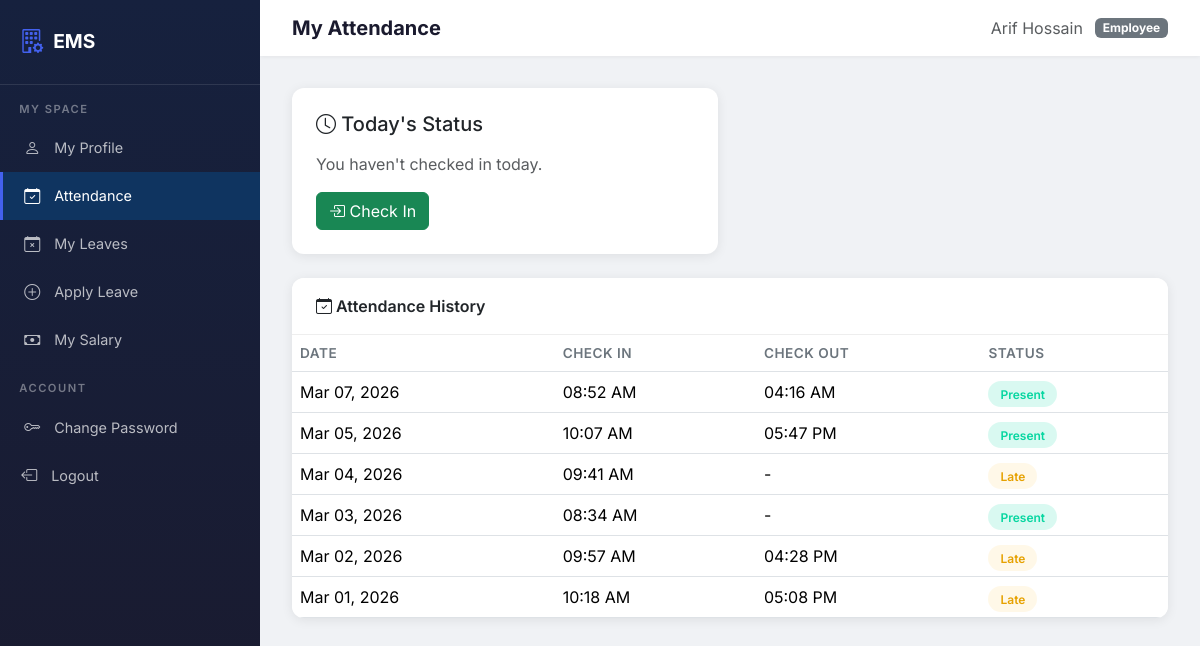
The app's page /attendance/my-attendance/ (signed in) with its own data.
### attendance/models.py (models this page shows, shortened)
class Attendance(models.Model):
    STATUS_CHOICES = [
        ('present', 'Present'),
        ('late', 'Late'),
        ('absent', 'Absent'),
    ]
    employee = models.ForeignKey(
        Employee, on_delete=models.CASCADE, related_name='attendances'
    )
    date = models.DateField()
    check_in = models.TimeField(null=True, blank=True)
    check_out = models.TimeField(null=True, blank=True)
    status = models.CharField(max_length=10, choices=STATUS_CHOICES, default='present')
    class Meta:
        ordering = ['-date']
        unique_together = ['employee', 'date']

### attendance/views.py (the view)
# urls.py: path('my-attendance/', views.my_attendance, name='my_attendance'),
@login_required
def my_attendance(request):
    employee = get_object_or_404(Employee, user=request.user)
    today = timezone.localdate()
    queryset = Attendance.objects.filter(employee=employee).order_by('-date')
    today_record = Attendance.objects.filter(employee=employee, date=today).first()
    paginator = Paginator(queryset, 15)
    page_number = request.GET.get('page')
    page_obj = paginator.get_page(page_number)
    return render(request, 'attendance/my_attendance.html', {
        'attendances': page_obj,
        'page_obj': page_obj,
        'is_paginated': page_obj.has_other_pages(),
        'today_record': today_record,
        'employee': employee,
    })

### templates/attendance/my_attendance.html (shortened to what this page needs)
{% extends 'base.html' %}
{% block page_title %}My Attendance{% endblock %}
{% block content %}
<div class="row g-4 mb-4">
    <div class="col-md-6">
        <div class="stat-card">
            <h5 class="mb-3"><i class="bi bi-clock"></i> Today's Status</h5>
            {% if today_record %}
            <div class="d-flex justify-content-between align-items-center">
                <div>
                    <p class="mb-1">Check In: <strong>{{ today_record.check_in|time:"h:i A" }}</strong></p>
                    <p class="mb-1">Check Out: <strong>{{ today_record.check_out|time:"h:i A"|default:"Not yet"}}</strong></p>
                    <span class="badge-status badge-{{ today_record.status }}">{{ today_record.get_status_display }}</span>
                </div>
                {% if not today_record.check_out %}
                <form method="post" action="{% url 'attendance:check_out' %}">
                    {% csrf_token %}
                    <button type="submit" class="btn btn-danger"><i class="bi bi-box-arrow-right"></i> Check
                        Out</button>
                </form>
                {% endif %}
            </div>
            {% else %}
            <p class="text-muted mb-3">You haven't checked in today.</p>
            <form method="post" action="{% url 'attendance:check_in' %}">
                <button type="submit" class="btn btn-success"><i class="bi bi-box-arrow-in-right"></i> Check In</button>
            </form>
            {% endif %}
        </div>
    </div>
</div>
<div class="table-card">
    <div class="card-header"><i class="bi bi-calendar-check"></i> Attendance History</div>
    <div class="table-responsive">
        <table class="table table-hover mb-0">
            <thead>
                <tr>
                    <th>Date</th>
                    <th>Check In</th>
                    <th>Check Out</th>
                    <th>Status</th>
                </tr>
            </thead>
            <tbody>
                {% for att in attendances %}
                <tr>
                    <td>{{ att.date|date:"M d, Y" }}</td>
                    <td>{{ att.check_in|time:"h:i A"|default:"-" }}</td>
                    <td>{{ att.check_out|time:"h:i A"|default:"-" }}</td>
                    <td><span class="badge-status badge-{{ att.status }}">{{ att.get_status_display }}</span></td>
                </tr>
                {% empty %}
                <tr>
                    <td colspan="4" class="text-center text-muted py-4">No attendance records yet.</td>
                </tr>
                {% endfor %}
            </tbody>
        </table>
    </div>
</div>
{% endblock %}

### templates/base.html (shortened to what this page needs)
{% load static %}
<!DOCTYPE html>
<html lang="en">
<head>
    <link href="https://cdn.jsdelivr.net/npm/bootstrap@5.3.2/dist/css/bootstrap.min.css" rel="stylesheet">
    <link href="https://cdn.jsdelivr.net/npm/bootstrap-icons@1.11.2/font/bootstrap-icons.min.css" rel="stylesheet">
    <link rel="stylesheet" href="{% static 'css/style.css' %}">
</head>
<body>
    {% if user.is_authenticated %}
    <nav class="sidebar">
        <div class="brand">
            <i class="bi bi-building-gear"></i>
            <h4>EMS</h4>
        </div>
        {% if user.is_staff %}
        <div class="nav-section">Main</div>
        <a href="{% url 'dashboard:home' %}"
            class="nav-link {% if request.resolver_match.app_name == 'dashboard' %}active{% endif %}">
            <i class="bi bi-speedometer2"></i> Dashboard
        </a>
        <div class="nav-section">Management</div>
        <a href="{% url 'employees:list' %}"
            class="nav-link {% if request.resolver_match.app_name == 'employees' and 'my_' not in request.resolver_match.url_name %}active{% endif %}">
            <i class="bi bi-people"></i> Employees
        </a>
        <a href="{% url 'departments:list' %}"
            class="nav-link {% if request.resolver_match.app_name == 'departments' %}active{% endif %}">
            <i class="bi bi-diagram-3"></i> Departments
        </a>
        <a href="{% url 'employees:salary_list' %}"
            class="nav-link {% if 'salary' in request.resolver_match.url_name %}active{% endif %}">
            <i class="bi bi-cash-stack"></i> Salary
        </a>
        <div class="nav-section">Tracking</div>
        <a href="{% url 'attendance:admin_attendance' %}"
            class="nav-link {% if request.resolver_match.app_name == 'attendance' %}active{% endif %}">
            <i class="bi bi-calendar-check"></i> Attendance
        </a>
        <a href="{% url 'leaves:admin_list' %}"
            class="nav-link {% if request.resolver_match.app_name == 'leaves' %}active{% endif %}">
            <i class="bi bi-calendar-x"></i> Leaves
        </a>
        {% else %}
        <div class="nav-section">My Space</div>
        <a href="{% url 'employees:my_profile' %}"
            class="nav-link {% if request.resolver_match.url_name == 'my_profile' %}active{% endif %}">
            <i class="bi bi-person"></i> My Profile
        </a>
        <a href="{% url 'attendance:my_attendance' %}"
            class="nav-link {% if request.resolver_match.app_name == 'attendance' %}active{% endif %}">
            <i class="bi bi-calendar-check"></i> Attendance
        </a>
        <a href="{% url 'leaves:my_leaves' %}"
            class="nav-link {% if request.resolver_match.url_name == 'my_leaves' %}active{% endif %}">
            <i class="bi bi-calendar-x"></i> My Leaves
        </a>
        <a href="{% url 'leaves:apply' %}"
            class="nav-link {% if request.resolver_match.url_name == 'apply' %}active{% endif %}">
            <i class="bi bi-plus-circle"></i> Apply Leave
        </a>
        <a href="{% url 'employees:my_salary' %}"
            class="nav-link {% if request.resolver_match.url_name == 'my_salary' %}active{% endif %}">
            <i class="bi bi-cash"></i> My Salary
        </a>
        {% endif %}
        <div class="nav-section">Account</div>
        <a href="{% url 'accounts:password_change' %}" class="nav-link">
            <i class="bi bi-key"></i> Change Password
        </a>
        <form method="post" action="{% url 'accounts:logout' %}" class="m-0 p-0">
            <button type="submit" class="nav-link w-100 text-start border-0 bg-transparent" style="cursor:pointer;">
                <i class="bi bi-box-arrow-left"></i> Logout
            </button>
        </form>
    </nav>
    <div class="main-content">
        <div class="topbar">
            <h5 class="page-title">{% block page_title %}Dashboard{% endblock %}</h5>
            <div class="user-info">
                <span class="text-muted">{{ user.get_full_name|default:user.username }}</span>
                <span class="badge bg-{% if user.is_staff %}primary{% else %}secondary{% endif %}">
                    {% if user.is_staff %}Admin{% else %}Employee{% endif %}
                </span>
            </div>
        </div>
        <div class="content-wrapper">
            {% block content %}{% endblock %}
        </div>
    </div>
    {% else %}
    {% block login_content %}{% endblock %}
    {% endif %}
</body>
</html>

### static/css/style.css (style rules this page uses)
:root { --primary: #4361ee; --primary-dark: #3a56d4; --secondary: #7209b7; --success: #06d6a0; --warning: #ffd166; --danger: #ef476f; --dark: #1a1a2e; --sidebar-bg: #16213e; --sidebar-hover: #0f3460; --body-bg: #f0f2f5; --card-shadow: 0 2px 12px rgba(0, 0, 0, 0.08); }
body { background-color: var(--body-bg); font-family: 'Inter', 'Segoe UI', sans-serif; min-height: 100vh; }
.sidebar { background: linear-gradient(180deg, var(--sidebar-bg) 0%, var(--dark) 100%); min-height: 100vh; width: 260px; position: fixed; top: 0; left: 0; z-index: 1000; padding-top: 0; transition: all 0.3s ease; overflow-y: auto; }
.sidebar .brand { padding: 1.5rem 1.2rem; border-bottom: 1px solid rgba(255, 255, 255, 0.1); display: flex; align-items: center; gap: 10px; }
.sidebar .brand h4 { color: #fff; margin: 0; font-weight: 700; font-size: 1.2rem; }
.sidebar .brand i { font-size: 1.5rem; color: var(--primary); }
.sidebar .nav-link { color: rgba(255, 255, 255, 0.7); padding: 0.75rem 1.2rem; display: flex; align-items: center; gap: 12px; font-size: 0.9rem; border-left: 3px solid transparent; transition: all 0.2s ease; }
.sidebar .nav-link:hover, .sidebar .nav-link.active { color: #fff; background: var(--sidebar-hover); border-left-color: var(--primary); }
.sidebar .nav-link i { width: 20px; text-align: center; font-size: 1rem; }
.sidebar .nav-section { color: rgba(255, 255, 255, 0.4); padding: 1rem 1.2rem 0.4rem; font-size: 0.7rem; text-transform: uppercase; letter-spacing: 1.5px; font-weight: 600; }
.main-content { margin-left: 260px; min-height: 100vh; }
.topbar { background: #fff; padding: 1rem 2rem; box-shadow: 0 1px 4px rgba(0, 0, 0, 0.06); display: flex; justify-content: space-between; align-items: center; position: sticky; top: 0; z-index: 999; }
.topbar .page-title { font-weight: 700; font-size: 1.25rem; color: var(--dark); margin: 0; }
.topbar .user-info { display: flex; align-items: center; gap: 12px; }
.content-wrapper { padding: 2rem; }
.stat-card { background: #fff; border-radius: 12px; padding: 1.5rem; box-shadow: var(--card-shadow); border: none; transition: transform 0.2s ease, box-shadow 0.2s ease; }
.table-card { background: #fff; border-radius: 12px; box-shadow: var(--card-shadow); overflow: hidden; }
.table-card .card-header { background: #fff; border-bottom: 1px solid #eee; padding: 1rem 1.5rem; font-weight: 600; }
.table-card table { margin-bottom: 0; }
.table-card th { font-weight: 600; font-size: 0.85rem; text-transform: uppercase; letter-spacing: 0.5px; color: #6c757d; border-top: none; }
.badge-status { padding: 0.35rem 0.75rem; border-radius: 20px; font-size: 0.75rem; font-weight: 600; }
.badge-present { background: rgba(6, 214, 160, 0.15); color: #06d6a0; }
.badge-late { background: rgba(255, 209, 102, 0.15); color: #e6a100; }

### records on screen
Attendance: date "Mar 07, 2026", check_in "08:52 AM", check_out "04:16 AM", status "Present"
Attendance: date "Mar 05, 2026", check_in "10:07 AM", check_out "05:47 PM", status "Present"
Attendance: date "Mar 04, 2026", check_in "09:41 AM", check_out "-", status "Late"
Attendance: date "Mar 03, 2026", check_in "08:34 AM", check_out "-", status "Present"
Attendance: date "Mar 02, 2026", check_in "09:57 AM", check_out "04:28 PM", status "Late"
Attendance: date "Mar 01, 2026", check_in "10:18 AM", check_out "05:08 PM", status "Late"

### other values on screen
{{ user.get_full_name|default:user.username }} "Arif Hossain"
